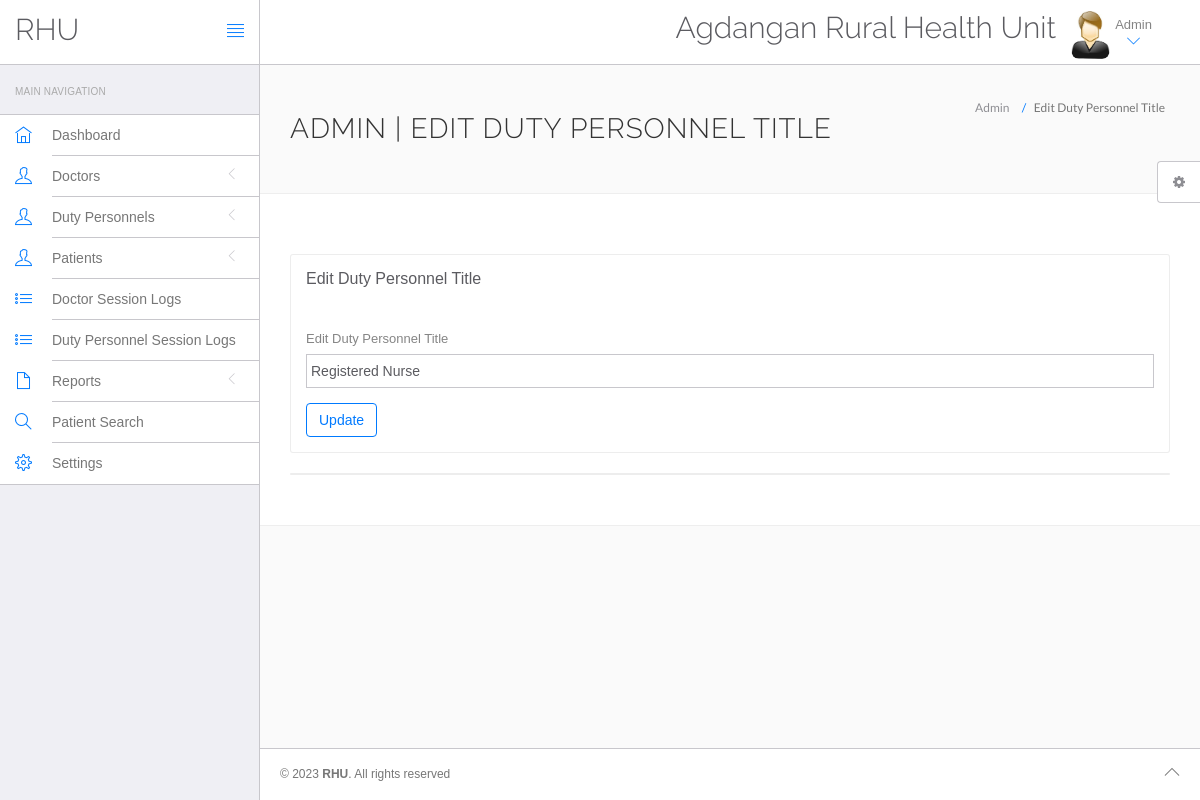
The app's page /admin/edit-dutypersonnel-specialization.php?id=1 (signed in) with its own data.
### tables this page shows
CREATE TABLE `settings` (
  `id` int(11) NOT NULL,
  `HealthCenter` varchar(200) DEFAULT NULL,
  `Address` varchar(200) DEFAULT NULL,
  `ContactNo` varchar(12) DEFAULT NULL,
  `EmailAdd` mediumtext DEFAULT NULL,
  `OpeningHour` varchar(200) DEFAULT NULL,
  `Doctor` mediumtext DEFAULT NULL,
  `About` mediumtext DEFAULT NULL,
  `Map` longtext DEFAULT NULL
);

CREATE TABLE `dutypersonnelspecialization` (
  `id` int(11) NOT NULL,
  `uid` int(11) DEFAULT NULL,
  `specialization` varchar(255) DEFAULT NULL,
  `creationDate` timestamp NULL DEFAULT current_timestamp(),
  `updationDate` timestamp NULL DEFAULT NULL ON UPDATE current_timestamp()
);

### admin/edit-dutypersonnel-specialization.php (the view, shortened to what this page needs)
<?php
include('include/config.php');
?>
<!DOCTYPE html>
<html lang="en">
	<head>
		<link rel="stylesheet" href="vendor/bootstrap/css/bootstrap.min.css">
		<link rel="stylesheet" href="vendor/fontawesome/css/font-awesome.min.css">
		<link rel="stylesheet" href="vendor/themify-icons/themify-icons.min.css">
		<link href="vendor/animate.css/animate.min.css" rel="stylesheet" media="screen">
		<link href="vendor/perfect-scrollbar/perfect-scrollbar.min.css" rel="stylesheet" media="screen">
		<link href="vendor/switchery/switchery.min.css" rel="stylesheet" media="screen">
		<link href="vendor/bootstrap-touchspin/jquery.bootstrap-touchspin.min.css" rel="stylesheet" media="screen">
		<link href="vendor/select2/select2.min.css" rel="stylesheet" media="screen">
		<link href="vendor/bootstrap-datepicker/bootstrap-datepicker3.standalone.min.css" rel="stylesheet" media="screen">
		<link href="vendor/bootstrap-timepicker/bootstrap-timepicker.min.css" rel="stylesheet" media="screen">
		<link rel="stylesheet" href="assets/css/styles.css">
		<link rel="stylesheet" href="assets/css/plugins.css">
		<link rel="stylesheet" href="assets/css/themes/theme-1.css" id="skin_color" />
	</head>
	<body>
		<div id="app">
<?php include('include/sidebar.php');?>
			<div class="app-content">
						<?php include('include/header.php');?>
				<div class="main-content" >
					<div class="wrap-content container" id="container">
						<section id="page-title">
							<div class="row">
								<div class="col-sm-8">
									<h1 class="mainTitle">Admin | Edit Duty Personnel Title</h1>
																	</div>
								<ol class="breadcrumb">
									<li>
										<span>Admin</span>
									</li>
									<li class="active">
										<span>Edit Duty Personnel Title</span>
									</li>
								</ol>
							</div>
						</section>
						<div class="container-fluid container-fullw bg-white">
							<div class="row">
								<div class="col-md-12">
									<div class="row margin-top-30">
										<div class="col-md-12">
											<div class="panel panel-white">
												<div class="panel-heading">
													<h5 class="panel-title">Edit Duty Personnel Title</h5>
												</div>
												<div class="panel-body">
													<form role="form" name="dutyspcl" method="post">
														<div class="form-group">
															<label for="exampleInputEmail1">
																Edit Duty Personnel Title
															</label>
	<?php
$id=intval($_GET['id']);
	$sql=mysqli_query($con,"select * from dutypersonnelspecialization where id='$id'");
while($row=mysqli_fetch_array($sql))
{
	?>		<input type="text" name="dutypersonnelspecialization" class="form-control" value="<?php echo $row['specialization'];?>" required autocomplete="off">
	<?php } ?>
														</div>
														<button type="submit" name="submit" class="btn btn-o btn-primary">
															Update
														</button>
													</form>
												</div>
											</div>
										</div>
											</div>
										</div>
									<div class="col-lg-12 col-md-12">
											<div class="panel panel-white">
											</div>
										</div>
									</div>
								</div>
							</div>
						</div>
					</div>
	<?php include('include/footer.php');?>
	<?php include('include/setting.php');?>
		</div>
	</body>
</html>

### admin/include/header.php (shortened to what this page needs)
<?php
include("include/config.php");
$val=mysqli_query($con,"select * from settings where id = 1");
while ($row_val=mysqli_fetch_array($val)) {
	$name = $row_val['HealthCenter'];
}
?>
<header class="navbar navbar-default navbar-static-top">
					<div class="navbar-header">
						<a class="navbar-brand" href="#">
							<h2 style="padding-top:20%; ">RHU</h2>
						</a>
						<a href="#" class="sidebar-toggler pull-right visible-md visible-lg" data-toggle-class="app-sidebar-closed" data-toggle-target="#app">
							<i class="ti-align-justify"></i>
						</a>
					</div>
					<div class="navbar-collapse collapse">
						<ul class="nav navbar-right">
								<li  style="padding-top:2% ">
								<h2><?php echo $name;?></h2>
							</li>
							<li class="dropdown current-user">
								<a href class="dropdown-toggle" data-toggle="dropdown">
									<img src="assets/images/images.jpg" > <span class="username">
<?php $query=mysqli_query($con,"select fullname from admin where id='".$_SESSION['id']."'");
while($row=mysqli_fetch_array($query))
{
	echo $row['fullname'];
} ?>
									<i class="ti-angle-down"></i></i></span>
								</a>
							</li>
						</ul>
					</div>
				</header>

### admin/assets/css/themes/theme-1.css (style rules this page uses)
body { background: #FAFAFA; }
header .navbar-header { background: #ffffff !important; border-right-color: #c8c7cc !important; border-bottom-color: #c8c7cc !important; }
header .navbar-header .sidebar-toggler, header .navbar-header .sidebar-mobile-toggler { color: #007aff !important; }
header .navbar-header .navbar-brand { color: #777 !important; }
header .navbar-collapse { background: #ffffff !important; border-bottom-color: #c8c7cc !important; box-shadow: none !important; }
header .navbar-collapse .navbar-right > li > a { color: #777; }
header .navbar-collapse .navbar-right > li > a i { color: #007aff !important; }

### admin/edit-dutypersonnel-specialization.php (style rules this page uses)
input[type=text] { text-transform: capitalize; }

### records on screen
settings: HealthCenter "Agdangan Rural Health Unit"
dutypersonnelspecialization: dutypersonnelspecialization "Registered Nurse"

### other values on screen
$row['fullname'] "Admin"
